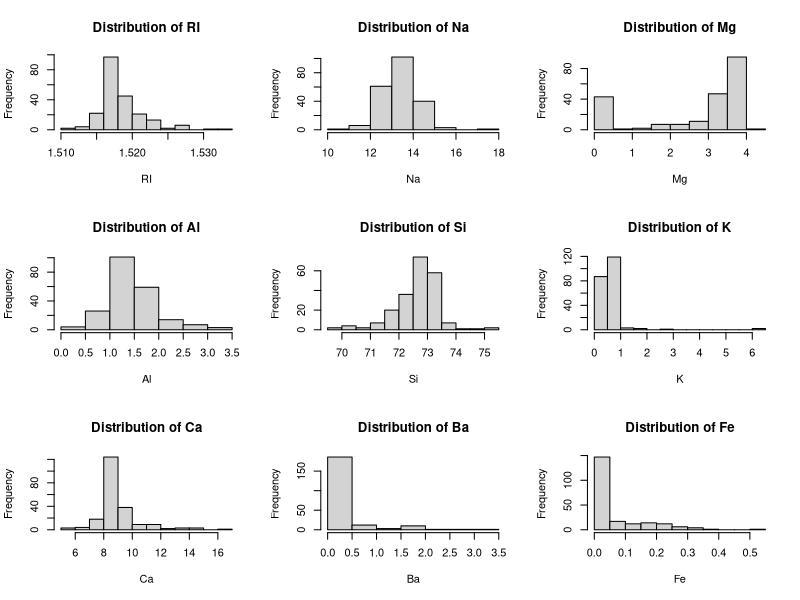
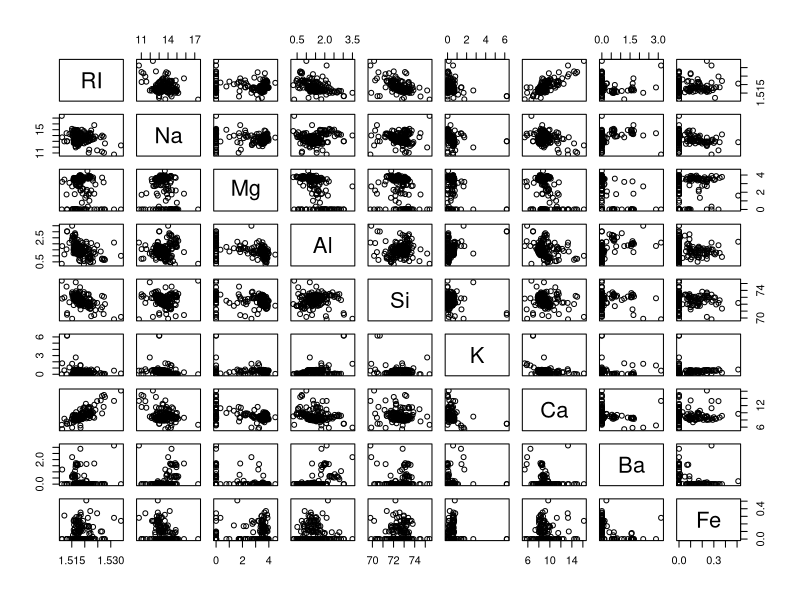
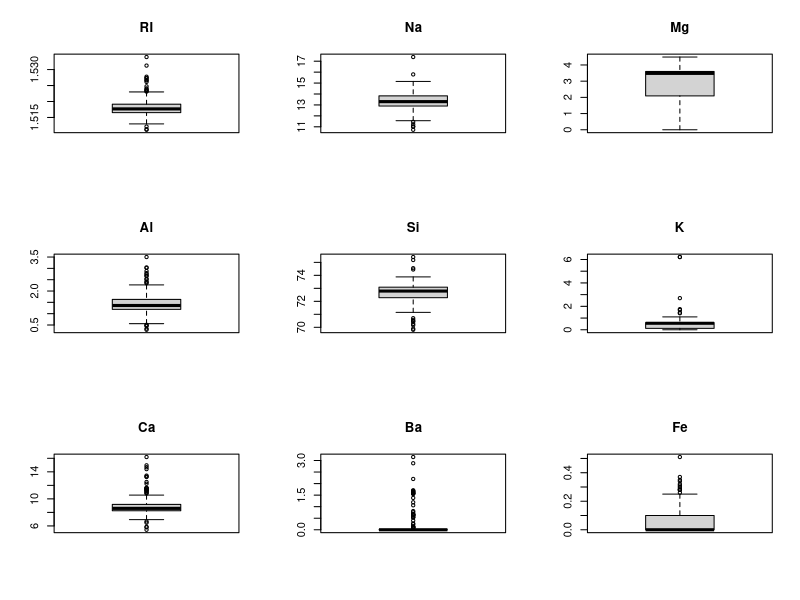
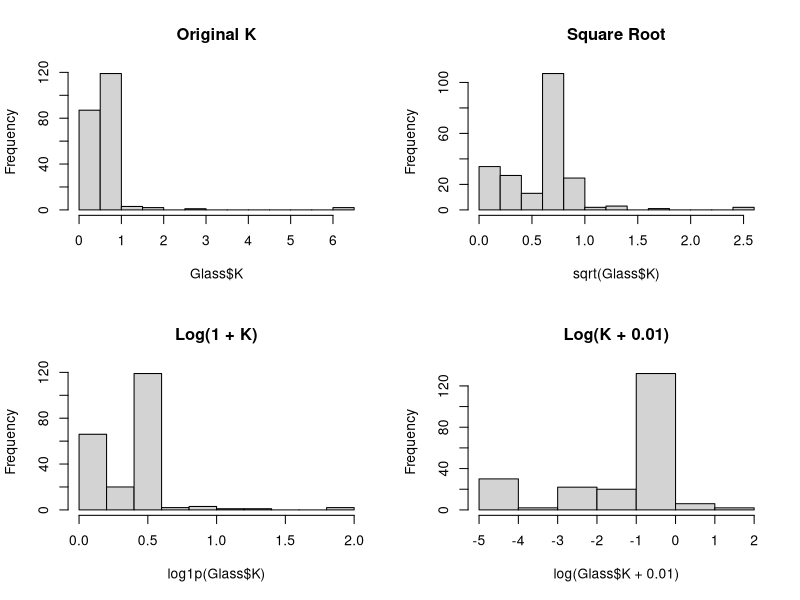
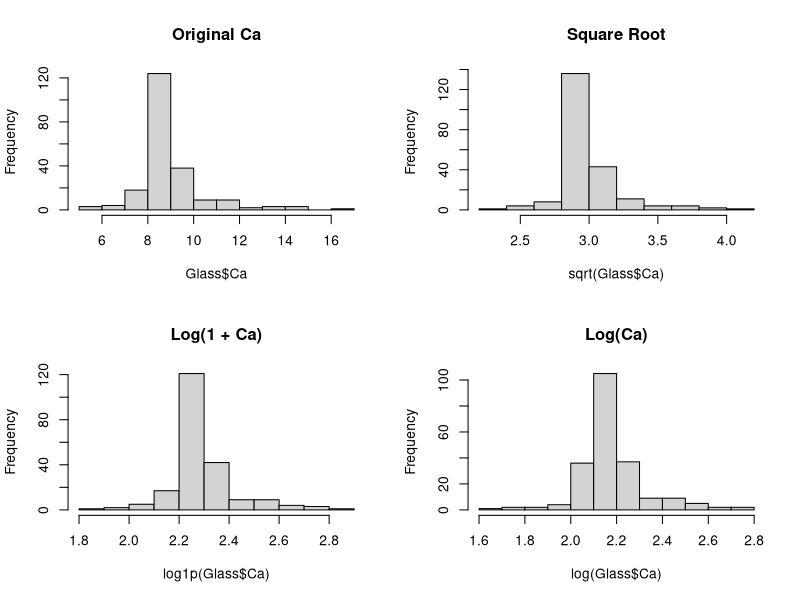
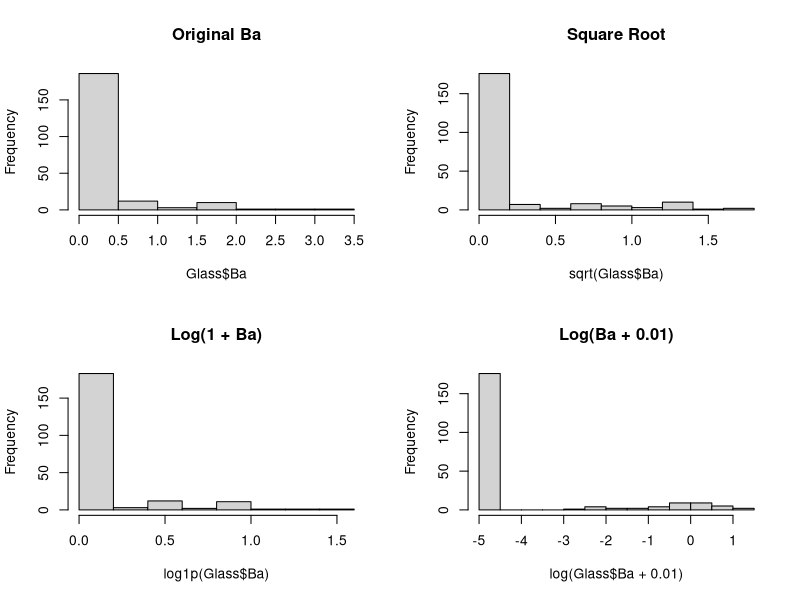
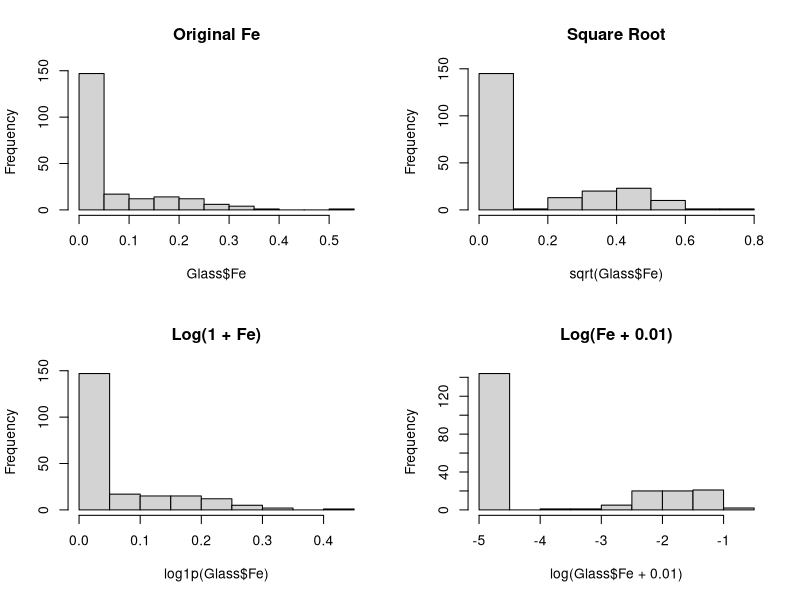
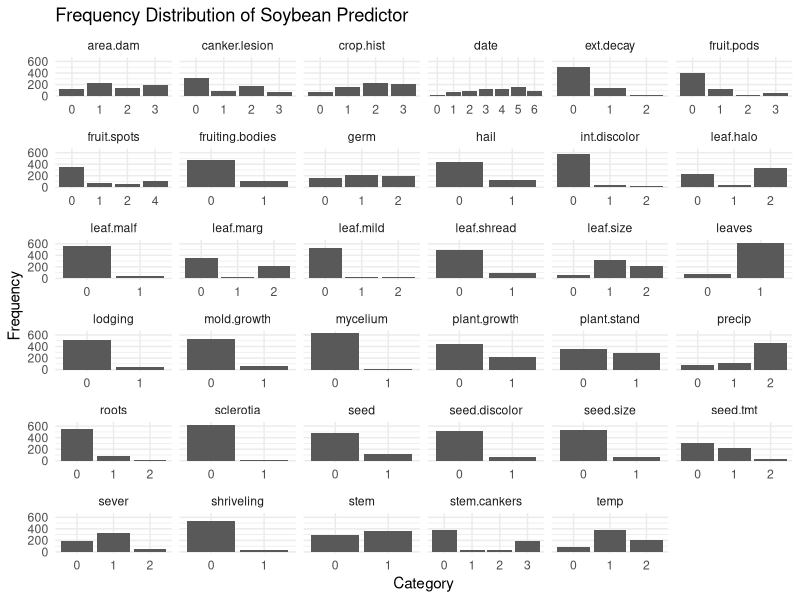

Recreate these plots in R, in order.
## ---- chunk 1
#load the library
library(mlbench) 
library(tidyverse)
library(ggplot2)
#data
data(Glass) 
#String
str(Glass) 
# Summary of all variables
summary(Glass)

## ---- chunk 2
#| fig-width: 10
#| fig-height: 10

predictors <- Glass[, names(Glass) != "Type"]

par(mfrow = c(3, 3))

for (name in names(predictors)) {
  hist(predictors[[name]],
       main = paste("Distribution of", name),
       xlab = name)
}
## ---- chunk 3
#| fig-width: 10
#| fig-height: 10

pairs(predictors)
## ---- chunk 4
round(cor(predictors), 2)
## ---- chunk 5
#| fig-width: 10
#| fig-height: 10

par(mfrow = c(3, 3))

for (name in names(predictors)) {
  boxplot(predictors[[name]],
          main = name)
}
## ---- chunk 6
#| fig-width: 10
#| fig-height: 10

par(mfrow = c(2, 2))

hist(Glass$K, main = "Original K")
hist(sqrt(Glass$K), main = "Square Root")
hist(log1p(Glass$K), main = "Log(1 + K)")
hist(log(Glass$K + 0.01), main = "Log(K + 0.01)")
## ---- chunk 7
#| fig-width: 10
#| fig-height: 10

par(mfrow = c(2, 2))

hist(Glass$Ca, main = "Original Ca")
hist(sqrt(Glass$Ca), main = "Square Root")
hist(log1p(Glass$Ca), main = "Log(1 + Ca)")
hist(log(Glass$Ca), main = "Log(Ca)")
## ---- chunk 8
#| fig-width: 10
#| fig-height: 10

par(mfrow = c(2, 2))

hist(Glass$Ba, main = "Original Ba")
hist(sqrt(Glass$Ba), main = "Square Root")
hist(log1p(Glass$Ba), main = "Log(1 + Ba)")
hist(log(Glass$Ba + 0.01), main = "Log(Ba + 0.01)")
## ---- chunk 9
#| fig-width: 10
#| fig-height: 10

par(mfrow = c(2, 2))

hist(Glass$Fe, main = "Original Fe")
hist(sqrt(Glass$Fe), main = "Square Root")
hist(log1p(Glass$Fe), main = "Log(1 + Fe)")
hist(log(Glass$Fe + 0.01), main = "Log(Fe + 0.01)")
## ---- chunk 10
data(Soybean)
#Summary
summary(Soybean)
#Soybean

## ---- chunk 11
#str(Soybean)
#summary(Soybean)
Soybean_long <- Soybean |>
  mutate(across(-Class, as.character)) |>
  pivot_longer(
    cols = -Class,
    names_to = "Predictor",
    values_to = "Value"
  )
Soybean_long
## ---- chunk 12
#| fig-width: 8
#| fig-height: 8

Soybean_frequency <- Soybean_long |>
  count(Predictor, Value)
Soybean_frequency

Soybean_long |>
  filter(!is.na(Value)) |>
  ggplot(aes(x = Value)) +
  geom_bar() +
  facet_wrap(~ Predictor, scales = "free_x") +
  labs(
    title = "Frequency Distribution of Soybean Predictor",
    x = "Category",
    y = "Frequency"
  ) +
  theme_minimal()
## ---- chunk 13
Soybean_long |>
  filter(!is.na(Value)) |>
  count(Predictor, Value) |>
  group_by(Predictor) |>
  mutate(Percent = n / sum(n) * 100) |>
  summarise(
    Largest_Percent = max(Percent),
    Number_of_Categories = n()
  ) |>
  arrange(desc(Largest_Percent))
## ---- chunk 14
Soybean_long |>
  group_by(Predictor) |>
  summarize(Missing = sum(is.na(Value)),
            Percent_Missing = mean(is.na(Value))* 100) |>
  arrange(desc(Percent_Missing))
  
## ---- chunk 15
Soybean_long |>
  group_by(Class, Predictor) |>
  summarise(Percent_Missing = mean(is.na(Value)) * 100,
            .groups = "drop") |>
  filter(Percent_Missing > 0) |>
  arrange(Class, desc(Percent_Missing))
## ---- chunk 16
get_mode <- function(x) {
  values <- x[!is.na(x)]
  names(sort(table(values), decreasing = TRUE))[1]
}

## ---- chunk 17
Soybean_imputed <- Soybean |>
  mutate(across(-Class,
                ~ replace(., is.na(.), get_mode(.))
                ))
#
head(Soybean_imputed, 10)
sum(is.na(Soybean_imputed))
